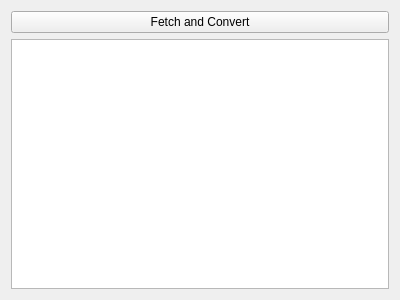
<?xml version="1.0" encoding="UTF-8"?>
<ui version="4.0">
 <class>MainWindow</class>
 <widget class="QMainWindow" name="MainWindow">
  <property name="geometry">
   <rect>
    <x>0</x>
    <y>0</y>
    <width>400</width>
    <height>300</height>
   </rect>
  </property>
  <property name="windowTitle">
   <string>Sprite DB to Class DB</string>
  </property>
  <widget class="QWidget" name="centralWidget">
   <layout class="QVBoxLayout" name="verticalLayout">
    <item>
     <widget class="QPushButton" name="fetchConv_btn">
      <property name="text">
       <string>Fetch and Convert</string>
      </property>
     </widget>
    </item>
    <item>
     <widget class="QTextEdit" name="outText">
      <property name="readOnly">
       <bool>true</bool>
      </property>
     </widget>
    </item>
   </layout>
  </widget>
 </widget>
 <layoutdefault spacing="6" margin="11"/>
 <resources/>
 <connections/>
</ui>
